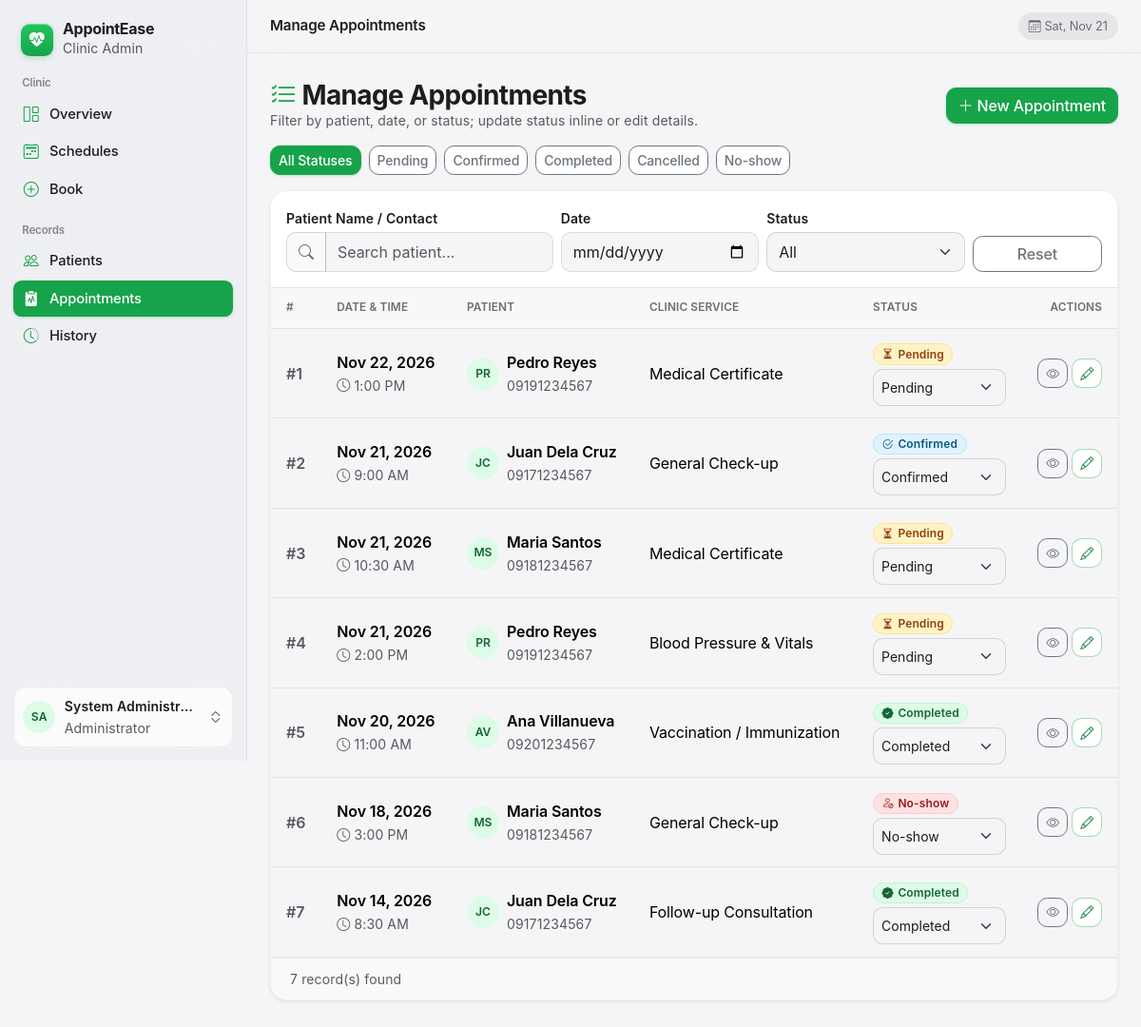
The page /appointments.php (signed in) on the database its author committed.
### tables this page shows
CREATE TABLE appointments (
    id                INT UNSIGNED NOT NULL AUTO_INCREMENT,
    customer_id       INT UNSIGNED NOT NULL,
    service_id        INT UNSIGNED NOT NULL,
    appointment_date  DATE         NOT NULL,
    appointment_time  TIME         NOT NULL,
    status            ENUM('Pending','Confirmed','Completed','Cancelled','No-show')
                      NOT NULL DEFAULT 'Pending',
    notes             TEXT         NULL,
    created_at        DATETIME     NOT NULL DEFAULT CURRENT_TIMESTAMP,
    updated_at        DATETIME     NOT NULL DEFAULT CURRENT_TIMESTAMP ON UPDATE CURRENT_TIMESTAMP,
    PRIMARY KEY (id),
    KEY idx_appt_slot (appointment_date, appointment_time),
    KEY idx_appt_status (status),
    CONSTRAINT fk_appt_customer FOREIGN KEY (customer_id) REFERENCES customers(id)
        ON UPDATE CASCADE ON DELETE CASCADE,
    CONSTRAINT fk_appt_service  FOREIGN KEY (service_id)  REFERENCES services(id)
        ON UPDATE CASCADE ON DELETE RESTRICT
);

CREATE TABLE customers (
    id             INT UNSIGNED  NOT NULL AUTO_INCREMENT,
    full_name      VARCHAR(100)  NOT NULL,
    contact_number VARCHAR(20)   NOT NULL,
    email          VARCHAR(100)  NULL,
    notes          TEXT          NULL,
    is_active      TINYINT(1)    NOT NULL DEFAULT 1,  
    created_at     DATETIME      NOT NULL DEFAULT CURRENT_TIMESTAMP,
    PRIMARY KEY (id),
    KEY idx_customer_name (full_name)
);

CREATE TABLE services (
    id          INT UNSIGNED   NOT NULL AUTO_INCREMENT,
    name        VARCHAR(100)   NOT NULL,
    description VARCHAR(255)   NULL,
    price       DECIMAL(10,2)  NOT NULL DEFAULT 0.00,
    is_active   TINYINT(1)     NOT NULL DEFAULT 1,
    PRIMARY KEY (id)
);

### appointments.php (the view, shortened to what this page needs)
<?php
require_once 'includes/auth.php';
$filters = [
    'q'      => trim((string) ($_GET['q'] ?? '')),
    'date'   => (string) ($_GET['date'] ?? ''),
    'status' => (string) ($_GET['status'] ?? ''),
];
$where  = ['c.is_active = 1'];
$params = [];
$sql = 'SELECT a.*, c.full_name, c.contact_number, s.name AS service_name
        FROM appointments a
        JOIN customers c ON c.id = a.customer_id
        JOIN services  s ON s.id = a.service_id';
if ($where) {
    $sql .= ' WHERE ' . implode(' AND ', $where);
}
$sql .= ' ORDER BY a.appointment_date DESC, a.appointment_time ASC';
$stmt = $pdo->prepare($sql);
$stmt->execute($params);
$appointments = $stmt->fetchAll();
function status_tab_url(array $filters, string $status): string
{
    $q = array_filter([
        'q'      => $filters['q'],
        'date'   => $filters['date'],
        'status' => $status,
    ], fn($v) => $v !== '');
    return 'appointments.php' . ($q ? '?' . http_build_query($q) : '');
}
require 'includes/header.php';
?>
<div class="d-flex flex-wrap justify-content-between align-items-center mb-3 gap-2">
    <div>
        <h1 class="h3 mb-0"><i class="bi bi-list-check text-primary" aria-hidden="true"></i> Manage Appointments</h1>
        <p class="text-muted small mb-0">Filter by patient, date, or status; update status inline or edit details.</p>
    </div>
    <a href="book.php" class="btn btn-primary"><i class="bi bi-plus-lg" aria-hidden="true"></i> New Appointment</a>
</div>
<div class="d-flex flex-wrap gap-2 mb-3" role="navigation" aria-label="Filter by appointment status">
    <a href="<?= e(status_tab_url($filters, '')) ?>"
       class="btn btn-sm <?= $filters['status'] === '' ? 'btn-primary' : 'btn-outline-secondary bg-white' ?>">
        All Statuses
    </a>
    <?php foreach (STATUSES as $s): ?>
        <a href="<?= e(status_tab_url($filters, $s)) ?>"
           class="btn btn-sm <?= $filters['status'] === $s ? 'btn-primary' : 'btn-outline-secondary bg-white' ?>">
            <?= e($s) ?>
        </a>
    <?php endforeach; ?>
</div>
<div class="card shadow-sm">
    <div class="card-body border-bottom">
        <form method="get" class="row g-2 align-items-end">
            <div class="col-md-4">
                <label for="filterQ" class="form-label small fw-semibold mb-1">Patient Name / Contact</label>
                <div class="input-group">
                    <span class="input-group-text"><i class="bi bi-search" aria-hidden="true"></i></span>
                    <input type="search" id="filterQ" name="q" class="form-control"
                           value="<?= e($filters['q']) ?>" placeholder="Search patient..."
                           onchange="this.form.submit()">
                </div>
            </div>
            <div class="col-6 col-md-3">
                <label for="filterDate" class="form-label small fw-semibold mb-1">Date</label>
                <input type="date" id="filterDate" name="date" class="form-control"
                       value="<?= e($filters['date']) ?>" onchange="this.form.submit()">
            </div>
            <div class="col-6 col-md-3">
                <label for="filterStatus" class="form-label small fw-semibold mb-1">Status</label>
                <select id="filterStatus" name="status" class="form-select" onchange="this.form.submit()">
                    <option value="">All</option>
                </select>
            </div>
            <div class="col-md-2 d-flex">
                <a href="appointments.php" class="btn btn-outline-secondary w-100">Reset</a>
            </div>
        </form>
    </div>
    <div class="table-responsive">
        <table class="table table-hover align-middle mb-0">
            <thead>
                <tr>
                    <th>#</th><th>Date &amp; Time</th><th>Patient</th><th>Clinic Service</th>
                    <th style="min-width:170px">Status</th><th class="text-end">Actions</th>
                </tr>
            </thead>
            <tbody>
            <?php foreach ($appointments as $i => $a): ?>
                <tr>
                    <td class="text-muted fw-semibold">#<?= $i + 1 ?></td>
                    <td class="text-nowrap">
                        <div class="fw-semibold"><?= format_date($a['appointment_date']) ?></div>
                        <small class="text-muted"><i class="bi bi-clock" aria-hidden="true"></i> <?= format_time($a['appointment_time']) ?></small>
                    </td>
                    <td>
                        <div class="d-flex align-items-center gap-2">
                            <?= avatar_initials($a['full_name']) ?>
                            <div>
                                <div class="fw-semibold"><?= e($a['full_name']) ?></div>
                                <small class="text-muted"><?= e($a['contact_number']) ?></small>
                            </div>
                        </div>
                    </td>
                    <td><?= e($a['service_name']) ?></td>
                    <td>
                        <div class="mb-1"><?= status_badge($a['status']) ?></div>
                        <form method="post" action="appointment_status.php"
                              data-confirm="Change the status of appointment #<?= $a['id'] ?> (<?= e($a['full_name']) ?>)?">
                            <select name="status" class="form-select form-select-sm auto-submit"
                                    aria-label="Change status for appointment #<?= $a['id'] ?>"
                                    data-original="<?= e($a['status']) ?>">
                                <?php foreach (STATUSES as $s): ?>
                                    <option <?= $a['status'] === $s ? 'selected' : '' ?>><?= $s ?></option>
                                <?php endforeach; ?>
                            </select>
                        </form>
                    </td>
                    <td class="text-end text-nowrap">
                        <div class="d-inline-flex gap-1">
                            <a href="appointment_view.php?id=<?= $a['id'] ?>" class="btn btn-sm btn-outline-secondary"
                               title="View details &amp; timeline" aria-label="View appointment #<?= $a['id'] ?>">
                                <i class="bi bi-eye" aria-hidden="true"></i>
                            </a>
                            <a href="appointment_edit.php?id=<?= $a['id'] ?>" class="btn btn-sm btn-outline-primary"
                               title="Edit appointment" aria-label="Edit appointment #<?= $a['id'] ?>">
                                <i class="bi bi-pencil" aria-hidden="true"></i>
                            </a>
                        </div>
                    </td>
                </tr>
            <?php endforeach; ?>
            </tbody>
        </table>
    </div>
    <div class="card-footer small text-muted"><?= count($appointments) ?> record(s) found</div>
</div>
<?php require 'includes/footer.php'; ?>

### includes/functions.php (shortened to what this page needs)
<?php
function e($value): string
{
    return htmlspecialchars((string) $value, ENT_QUOTES, 'UTF-8');
}
function format_time(string $time): string
{
    return date('g:i A', strtotime($time));
}
function format_date(string $date): string
{
    return date('M j, Y', strtotime($date));
}
function status_badge(string $status): string
{
    $meta = [
        'Pending'   => ['class' => 'status-pending',   'icon' => 'hourglass-split'],
        'Confirmed' => ['class' => 'status-confirmed', 'icon' => 'check2-circle'],
        'Completed' => ['class' => 'status-completed', 'icon' => 'patch-check-fill'],
        'Cancelled' => ['class' => 'status-cancelled', 'icon' => 'x-circle'],
        'No-show'   => ['class' => 'status-noshow',    'icon' => 'person-slash'],
    ];
    $m = $meta[$status] ?? ['class' => 'status-cancelled', 'icon' => 'circle'];
    return '<span class="badge status-pill ' . $m['class'] . '">'
         . '<i class="bi bi-' . $m['icon'] . '" aria-hidden="true"></i> '
         . e($status) . '</span>';
}
function avatar_initials(string $name): string
{
    $parts = preg_split('/\s+/', trim($name));
    $init  = mb_substr($parts[0] ?? '?', 0, 1) . (isset($parts[1]) ? mb_substr(end($parts), 0, 1) : '');
    return '<span class="avatar-chip" aria-hidden="true">' . e(mb_strtoupper($init)) . '</span>';
}

### assets/css/style.css (style rules this page uses)
:root { --brand-green: #16a34a; --brand-green-hover: #15803d; --brand-green-active: #166534; --brand-green-soft: #dcfce7; --brand-green-subtle: #f0fdf4; --brand-rgb: 22, 163, 74; --font-display: -apple-system, BlinkMacSystemFont, "SF Pro Display", "Segoe UI", system-ui, sans-serif; --font-text: -apple-system, BlinkMacSystemFont, "SF Pro Text", "Segoe UI", system-ui, sans-serif; --apple-canvas: #f5f5f7; --apple-grouped-bg: #ffffff; --apple-fill-tertiary: rgba(118, 118, 128, 0.12); --apple-separator: rgba(60, 60, 67, 0.1); --apple-ink: #1d1d1f; --apple-secondary: #6e6e73; --bs-primary: #16a34a; --bs-primary-rgb: 22, 163, 74; --bs-link-color: #15803d; --bs-link-hover-color: #166534; --bs-border-radius: 0.75rem; --bs-border-radius-lg: 1.125rem; --bs-body-bg: #f5f5f7; --bs-body-color: #1d1d1f; --ease-spring: cubic-bezier(0.22, 1, 0.36, 1); }
body { font-family: var(--font-text); font-optical-sizing: auto; font-size: 1rem; line-height: 1.5; letter-spacing: -0.008em; background-color: var(--apple-canvas); color: var(--apple-ink); min-height: 100vh; display: flex; flex-direction: column; -webkit-font-smoothing: antialiased; -moz-osx-font-smoothing: grayscale; }
h1, .h1, h2, .h2, h3, .h3, .apple-large-title, .apple-metric { font-family: var(--font-display); font-optical-sizing: auto; letter-spacing: -0.022em; line-height: 1.15; font-weight: 700; color: var(--apple-ink); text-wrap: balance; }
small, .small, .badge, .table thead th { letter-spacing: 0.01em; }
.card { border: 1px solid rgba(0, 0, 0, 0.06); border-radius: 1.125rem; background: var(--apple-grouped-bg); box-shadow: 0 2px 10px rgba(0, 0, 0, 0.03), 0 1px 2px rgba(0, 0, 0, 0.02); }
.card-footer { background: rgba(245, 245, 247, 0.6) !important; border-top: 1px solid var(--apple-separator); border-bottom-left-radius: 1.125rem !important; border-bottom-right-radius: 1.125rem !important; padding: 0.7rem 1.25rem; }
.avatar-chip { width: 34px; height: 34px; border-radius: 50%; background: var(--brand-green-soft); color: var(--brand-green-active); font-weight: 600; font-size: 0.76rem; display: inline-flex; align-items: center; justify-content: center; flex-shrink: 0; }
.status-pill { display: inline-flex; align-items: center; gap: 0.3rem; font-weight: 600; font-size: 0.75rem; padding: 0.32em 0.7em; border-radius: 999px; white-space: nowrap; border: 1px solid transparent; }
.status-pending { background: #fef3c7; color: #92400e; border-color: #fde68a; }
.status-confirmed { background: #e0f2fe; color: #075985; border-color: #bae6fd; }
.status-completed { background: #dcfce7; color: #166534; border-color: #bbf7d0; }
.status-noshow { background: #fee2e2; color: #991b1b; border-color: #fecaca; }
.btn, a, select, label.slot { cursor: pointer; }
.btn { border-radius: 0.65rem; font-weight: 500; transition: transform 100ms ease-out, background-color 180ms var(--ease-spring), border-color 180ms var(--ease-spring), box-shadow 180ms var(--ease-spring); }
.btn-primary { background-color: var(--brand-green); border-color: var(--brand-green); color: #fff; box-shadow: 0 1px 3px rgba(22, 163, 74, 0.22); }
.btn-outline-primary { color: var(--brand-green-hover); border-color: rgba(22, 163, 74, 0.4); background-color: #ffffff; }
.form-control, .form-select, .input-group-text { border-radius: 0.65rem; border-color: rgba(60, 60, 67, 0.18); padding-top: 0.5rem; padding-bottom: 0.5rem; }
.input-group-text { background-color: #f8f9fa; color: var(--apple-secondary); }
.table thead th { white-space: nowrap; font-size: 0.74rem; font-weight: 600; text-transform: uppercase; color: var(--apple-secondary); background-color: rgba(245, 245, 247, 0.7); border-bottom: 1px solid var(--apple-separator); padding: 0.75rem 1rem; }
.table tbody td { padding: 0.8rem 1rem; border-bottom-color: var(--apple-separator); }

### rows shown on the page
appointments: appointment_date "Nov 22, 2026", appointment_time "1:00 PM", customer.full_name "PR", customer.full_name "Pedro Reyes", customer.contact_number "09191234567", service.name "Medical Certificate", status "Pending"
appointments: appointment_date "Nov 21, 2026", appointment_time "9:00 AM", customer.full_name "JC", customer.full_name "Juan Dela Cruz", customer.contact_number "09171234567", service.name "General Check-up", status "Confirmed"
appointments: appointment_date "Nov 21, 2026", appointment_time "10:30 AM", customer.full_name "MS", customer.full_name "Maria Santos", customer.contact_number "09181234567", service.name "Medical Certificate", status "Pending"
appointments: appointment_date "Nov 21, 2026", appointment_time "2:00 PM", customer.full_name "PR", customer.full_name "Pedro Reyes", customer.contact_number "09191234567", service.name "Blood Pressure & Vitals", status "Pending"
appointments: appointment_date "Nov 20, 2026", appointment_time "11:00 AM", customer.full_name "AV", customer.full_name "Ana Villanueva", customer.contact_number "09201234567", service.name "Vaccination / Immunization", status "Completed"
appointments: appointment_date "Nov 18, 2026", appointment_time "3:00 PM", customer.full_name "MS", customer.full_name "Maria Santos", customer.contact_number "09181234567", service.name "General Check-up", status "No-show"
appointments: appointment_date "Nov 14, 2026", appointment_time "8:30 AM", customer.full_name "JC", customer.full_name "Juan Dela Cruz", customer.contact_number "09171234567", service.name "Follow-up Consultation", status "Completed"

### other values the page prints
$section "Clinic"
$item['label'] "Overview"
$item['label'] "Schedules"
$item['label'] "Book"
$section "Records"
$item['label'] "Patients"
$item['label'] "Appointments"
$item['label'] "History"
mb_strtoupper($init) "SA"
$adminName "System Administr…"
$pageTitle "Manage Appointments"
$s "Pending"
$s "Confirmed"
$s "Completed"
$s "Cancelled"
